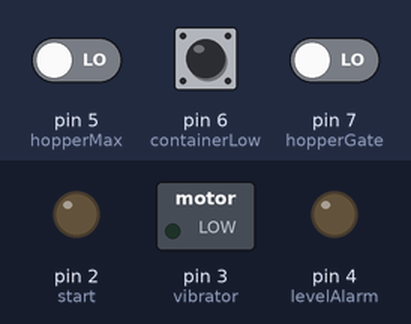
Bench run of a sketch on a simulated Arduino Uno, built with avr-gcc and run on an emulated ATmega328P. Parts: switched loads named in the sketch (green lamp = pin HIGH), output pins drawn as LEDs (lit = HIGH). The test bench sets the inputs (shaded band); at power-on: pin 5 (hopperMax) LOW, pin 7 (hopperGate) LOW, pin 6 (containerLow) HIGH.

Above: at 1.2 s.
1.3 s: pin 5 (hopperMax) driven HIGH
At 2.5 s:
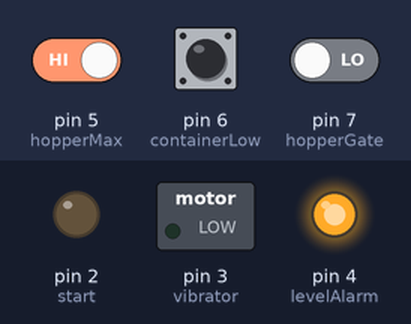
2.8 s: pin 5 (hopperMax) driven LOW
At 3.7 s:
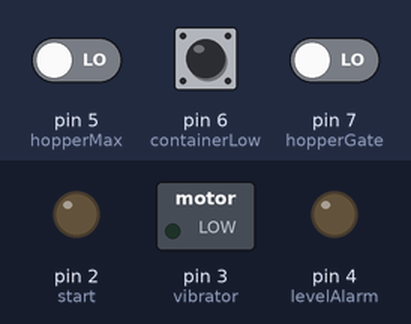
4.3 s: pin 7 (hopperGate) driven HIGH
At 5.6 s:
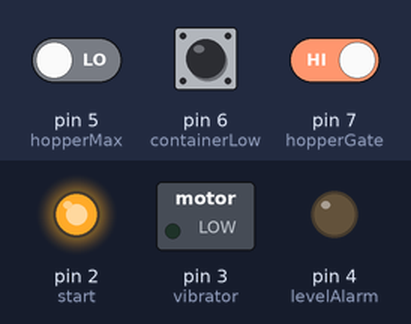
6.8 s: pin 7 (hopperGate) driven LOW
At 9.9 s:
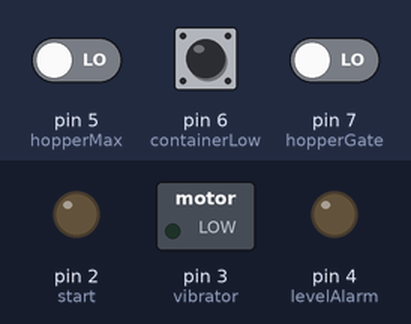
Timing chart, 0 to 10.8 s (numbered marks = the images above; inputs shaded):
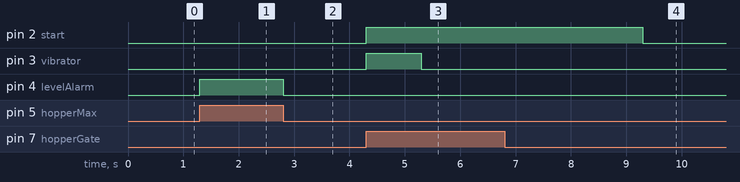

The sketch:

graphite_spireflows.ino
```cpp
/**************************************/
/******Project graphite spireflow *****/
/*************************************/
/**** october 28 2019 by G.Fernando Trevino***/


/*********Hardware****************/
int hopperGate=7; //Normally at cero
int containerLow=6; //Normally at one logic
int hopperMax=5;

int start=2;
int vibrator=3;
int levelAlarm=4;

/******Variables***********/
int ton=1000;
int toff=4000;
int max=0;
int min=0;
int t;
int gate;


void setup() {


  pinMode(hopperGate,INPUT);
  pinMode(containerLow,INPUT);
  pinMode(hopperMax,INPUT);
  pinMode(start,OUTPUT);
  pinMode(vibrator,OUTPUT);
  pinMode(levelAlarm,OUTPUT);

 //Initializing pin outputs to cero
  digitalWrite(start,LOW);
  digitalWrite(vibrator,LOW);
  digitalWrite(levelAlarm,LOW);

}

/************Functions**************/
void control(int x){
  if (x==0){
    //Apaga todo
    digitalWrite(start,LOW);
    digitalWrite(vibrator,LOW);
    digitalWrite(levelAlarm,LOW);
    }

  if (x==1){

    //Solo enciende la lus roja
    //indicando falla en niveles de grafito
    digitalWrite(start,LOW);
    digitalWrite(vibrator,LOW);
    digitalWrite(levelAlarm,HIGH);
    }


   if (x==2){
    //Activa el frecuency drive y el vibrador
    //pero deja apagada la luz roja
    digitalWrite(start,HIGH);
    digitalWrite(vibrator,HIGH);
    digitalWrite(levelAlarm,LOW);
    }

}

int check_levels(void){
  /***Checa los sensores para niveles de grafito ****/
  max=digitalRead(hopperMax);
  min=digitalRead(containerLow);
  if(max==HIGH || min==LOW){
    return 1;

    }
  else
  {return 0;
  }


  }

void monitor(){
  if(check_levels()==1){

    control(1);


    }


  }

void timer(){
  /***Usado para apagar y encender el vibrador****/

  while(gate==HIGH){

   digitalWrite(vibrator,HIGH);
   monitor();
   delay(ton);
   digitalWrite(vibrator,LOW);
    monitor();
   delay(toff);
   monitor();
   gate= digitalRead(hopperGate);

    }


  }

/*************MAIN PROGRAM ***********/
void loop() {


   while(check_levels()==1){

     control(1);// luz roja.


    }

     control(0);//Apaga todo
     gate= digitalRead(hopperGate);

    if(gate==HIGH){

      control(2);//Enciende el driver y el vibrador
      timer();//Apaga y enciende el vibrador
      }


}
```

Measured:
- after the input at 1.3 s, pin 4 (levelAlarm): LOW → HIGH at once
- after the input at 2.8 s, pin 4 (levelAlarm): HIGH → LOW at once
- after the input at 4.3 s, pin 2 (start): LOW → HIGH at once; pin 3 (vibrator): LOW → HIGH at once, → LOW 1.0 s later
- after the input at 6.8 s, pin 2 (start): HIGH → LOW after 2.5 s; pin 3 (vibrator): stays LOW (without the input it goes to HIGH after 2.5 s)
